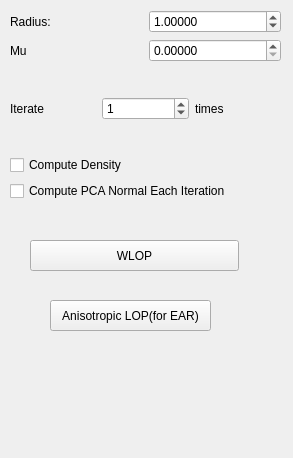
<?xml version="1.0" encoding="UTF-8"?>
<ui version="4.0">
 <class>para_wlop</class>
 <widget class="QWidget" name="para_wlop">
  <property name="geometry">
   <rect>
    <x>0</x>
    <y>0</y>
    <width>293</width>
    <height>458</height>
   </rect>
  </property>
  <property name="windowTitle">
   <string>WLOP parameters setting</string>
  </property>
  <widget class="QWidget" name="layoutWidget">
   <property name="geometry">
    <rect>
     <x>10</x>
     <y>10</y>
     <width>271</width>
     <height>191</height>
    </rect>
   </property>
   <layout class="QVBoxLayout" name="verticalLayout">
    <item>
     <layout class="QHBoxLayout" name="horizontalLayout">
      <item>
       <widget class="QLabel" name="label">
        <property name="text">
         <string>Radius:</string>
        </property>
       </widget>
      </item>
      <item>
       <widget class="QDoubleSpinBox" name="radius">
        <property name="decimals">
         <number>5</number>
        </property>
        <property name="minimum">
         <double>0.000010000000000</double>
        </property>
        <property name="maximum">
         <double>1000.000000000000000</double>
        </property>
        <property name="singleStep">
         <double>0.010000000000000</double>
        </property>
        <property name="value">
         <double>1.000000000000000</double>
        </property>
       </widget>
      </item>
     </layout>
    </item>
    <item>
     <layout class="QHBoxLayout" name="horizontalLayout_3">
      <item>
       <widget class="QLabel" name="label_4">
        <property name="text">
         <string>Mu</string>
        </property>
       </widget>
      </item>
      <item>
       <widget class="QDoubleSpinBox" name="mu">
        <property name="decimals">
         <number>5</number>
        </property>
        <property name="singleStep">
         <double>0.100000000000000</double>
        </property>
       </widget>
      </item>
     </layout>
    </item>
    <item>
     <layout class="QHBoxLayout" name="horizontalLayout_2">
      <item>
       <widget class="QLabel" name="label_2">
        <property name="text">
         <string>Iterate </string>
        </property>
       </widget>
      </item>
      <item>
       <widget class="QSpinBox" name="iter">
        <property name="maximum">
         <number>1000</number>
        </property>
        <property name="value">
         <number>1</number>
        </property>
       </widget>
      </item>
      <item>
       <widget class="QLabel" name="label_3">
        <property name="text">
         <string>times</string>
        </property>
       </widget>
      </item>
     </layout>
    </item>
    <item>
     <widget class="QCheckBox" name="compute_density">
      <property name="text">
       <string>Compute Density</string>
      </property>
     </widget>
    </item>
    <item>
     <widget class="QCheckBox" name="compute_pca">
      <property name="text">
       <string>Compute PCA Normal Each Iteration</string>
      </property>
     </widget>
    </item>
   </layout>
  </widget>
  <widget class="QPushButton" name="anisotropic_lop_apply">
   <property name="geometry">
    <rect>
     <x>50</x>
     <y>300</y>
     <width>161</width>
     <height>31</height>
    </rect>
   </property>
   <property name="text">
    <string>Anisotropic LOP(for EAR)</string>
   </property>
  </widget>
  <widget class="QPushButton" name="wlop_apply">
   <property name="geometry">
    <rect>
     <x>30</x>
     <y>240</y>
     <width>209</width>
     <height>31</height>
    </rect>
   </property>
   <property name="text">
    <string>WLOP</string>
   </property>
  </widget>
 </widget>
 <resources/>
 <connections/>
</ui>
